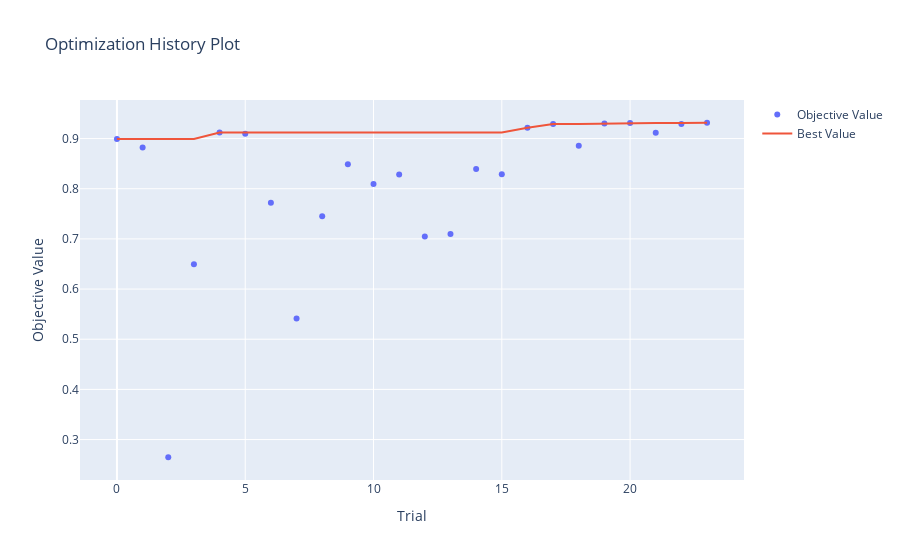

Notebook source saved alongside this figure:
### Code cell
optuna.visualization.plot_optimization_history(single_objective)

### Figure 1 — Plotly figure (JSON) as saved in the notebook; plotly's stock layout.template omitted (floating-point values rounded to 4 significant figures)
{"data": [{"mode": "markers", "name": "Objective Value", "x": [0, 1, 2, 3, 4, 5, 6, 7, 8, 9, 10, 11, 12, 13, 14, 15, 16, 17, 18, 19, 20, 21, 22, 23], "y": [0.8994, 0.882, 0.2647, 0.6493, 0.9121, 0.9097, 0.772, 0.5411, 0.745, 0.8489, 0.8092, 0.8283, 0.7047, 0.7097, 0.8394, 0.8288, 0.9218, 0.9293, 0.8856, 0.9301, 0.9313, 0.9114, 0.9292, 0.9316], "type": "scatter"}, {"name": "Best Value", "x": [0, 1, 2, 3, 4, 5, 6, 7, 8, 9, 10, 11, 12, 13, 14, 15, 16, 17, 18, 19, 20, 21, 22, 23], "y": [0.8994, 0.8994, 0.8994, 0.8994, 0.9121, 0.9121, 0.9121, 0.9121, 0.9121, 0.9121, 0.9121, 0.9121, 0.9121, 0.9121, 0.9121, 0.9121, 0.9218, 0.9293, 0.9293, 0.9301, 0.9313, 0.9313, 0.9313, 0.9316], "type": "scatter"}], "layout": {"title": {"text": "Optimization History Plot"}, "xaxis": {"title": {"text": "Trial"}}, "yaxis": {"title": {"text": "Objective Value"}}}}
